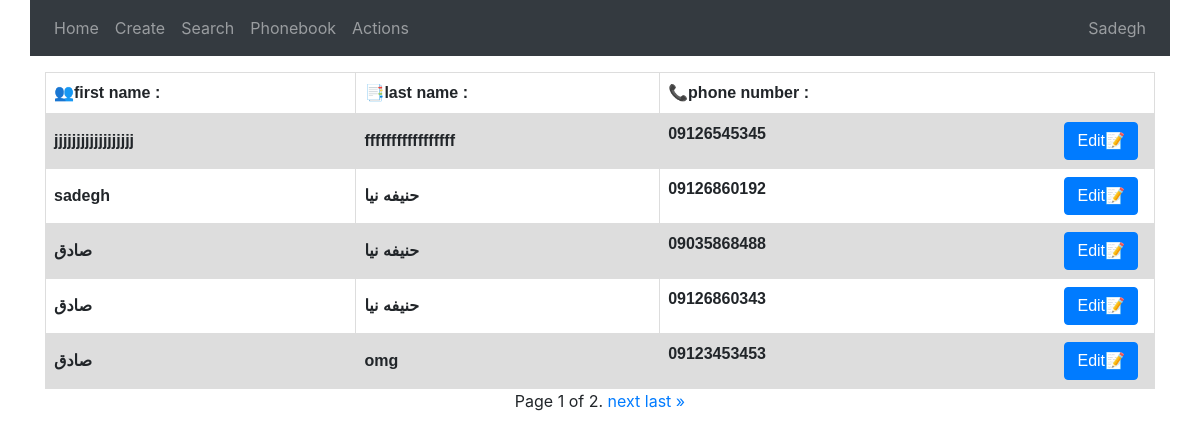
Page /phonebook/ (signed in) on the committed database.
### user/models.py (models this page shows)
class MyUser(models.Model):
    first_name = models.CharField(max_length=50)
    last_name = models.CharField(max_length=50)
    phone_number = models.CharField(validators=[phone_regex], max_length=11)
    user = models.ForeignKey(User, on_delete=models.PROTECT)
    class Meta:
        unique_together = [['phone_number', 'user']]

### user/views.py (the view)
# urls.py: path('phonebook/', cache_page(60 * 15)(PhoneBook.as_view()), name='phonebook'),
@method_decorator(csrf_exempt, name='dispatch')
class PhoneBook(LoginRequiredMixin, ListView):
    model = models.MyUser
    template_name = 'phonebook.html'
    paginate_by = 5
    def get_queryset(self):
        qs = models.MyUser.objects.filter(user=self.request.user)
        return qs

### user/templates/phonebook.html (shortened to what this page needs)
{% extends 'base.html' %}
{% block content %}
    <table id="div1">
        <tr>
            <th>👥first name :</th>
            <th>📑last name :</th>
            <th>📞phone number :</th>
        </tr>
        {% for obj in page_obj %}
            <tr>
                <th>{{ obj.first_name }}</th>
                <th>{{ obj.last_name }}</th>
                <th>{{ obj.phone_number }}<a class="btn btn-primary float-right mr-2" href="{% url 'edit' obj.pk %}"
                                             role="button">Edit📝</a></th>
            </tr>
        {% endfor %}
    </table>
    <div class="text-center">
        <span class="step-links">
            <span class="current">
                Page {{ page_obj.number }} of {{ page_obj.paginator.num_pages }}.
            </span>
            {% if page_obj.has_next %}
                <a href="?page={{ page_obj.next_page_number }}">next</a>
                <a href="?page={{ page_obj.paginator.num_pages }}">last &raquo;</a>
            {% endif %}
        </span>
    </div>
{% endblock %}

### templates/base.html (shortened to what this page needs)
<!DOCTYPE html>
<html lang="en">
<head>
    <link rel="stylesheet" href="https://maxcdn.bootstrapcdn.com/bootstrap/4.5.2/css/bootstrap.min.css">
</head>
<body>
<nav class="navbar navbar-expand-sm bg-dark navbar-dark fixed-top container">
    <ul class="navbar-nav">
        <li class="nav-item">
            <a class="nav-link" href="{% url 'home' %}">Home</a>
        </li>
        <li class="nav-item">
            <a class="nav-link" href="{% url 'create' %}">Create</a>
        </li>
        <li class="nav-item">
            <a class="nav-link" href="{% url 'new search' %}">Search</a>
        </li>
        <li class="nav-item">
            <a class="nav-link" href="{% url 'phonebook' %}">Phonebook</a>
        </li>
        <li class="nav-item">
            <a class="nav-link" href="{% url 'action' %}">Actions</a>
        </li>
    </ul>
    <ul class="navbar-nav ml-auto">
        {% if user.is_authenticated %}
            <li class="nav-item">
                <a class="nav-link" href="{% url 'logout' %}">{{ user.username | capfirst }}</a>
            </li>
        {% else %}
            <li class="nav-item">
                <a class="nav-link" href="{% url 'login' %}">Log In</a>
            </li>
        {% endif %}
    </ul>
</nav>
<br>
<div class="container mt-5">
    {% block content %}
    {% endblock %}
</div>
</body>
</html>

### user/templates/phonebook.html (style rules this page uses)
table { font-family: arial, sans-serif; border-collapse: collapse; width: 100%; }
td, th { border: 1px solid #dddddd; text-align: left; padding: 8px; }
tr:nth-child(even) { background-color: #dddddd; }

### rows in the picture
MyUser: first_name "jjjjjjjjjjjjjjjjjj", last_name "fffffffffffffffff", phone_number "09126545345"
MyUser: first_name "sadegh", last_name "حنیفه نیا", phone_number "09126860192"
MyUser: first_name "صادق", last_name "حنیفه نیا", phone_number "09035868488"
MyUser: first_name "صادق", last_name "حنیفه نیا", phone_number "09126860343"
MyUser: first_name "صادق", last_name "omg", phone_number "09123453453"

### other values in the picture
{{ user.username | capfirst }} "Sadegh"
{{ page_obj.number }} "1"
{{ page_obj.paginator.num_pages }} "2"
